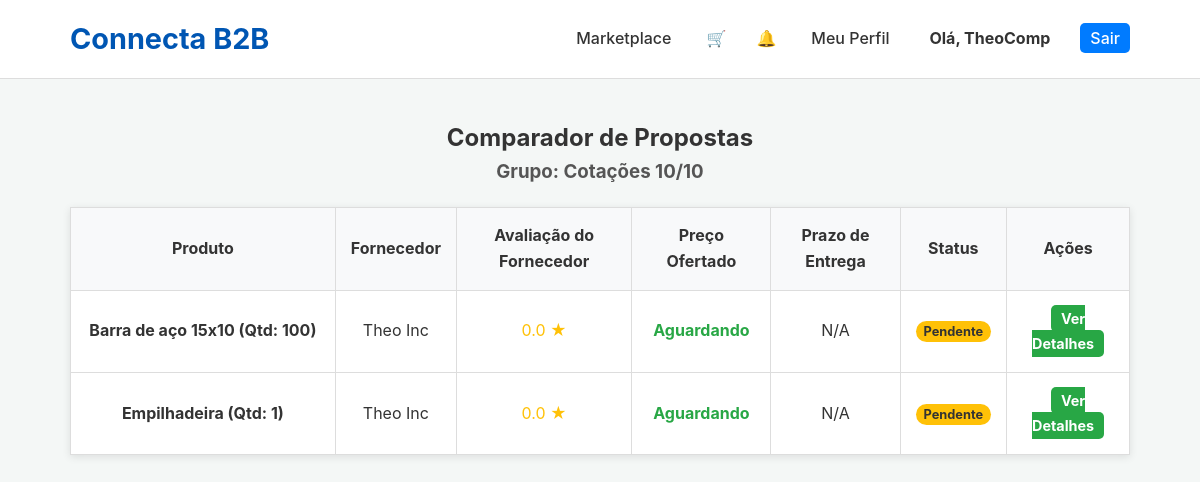
/comparator/2 (signed in), run on the app's committed database.
### app.py (models this page shows, shortened)
class QuoteGroup(db.Model):
    id = db.Column(db.Integer, primary_key=True)
    name = db.Column(db.String(150), nullable=False)
    timestamp = db.Column(db.DateTime, default=datetime.utcnow)
    buyer_id = db.Column(db.Integer, db.ForeignKey('company.id'), nullable=False)
    quotes = db.relationship('QuoteRequest', backref='group', lazy='dynamic')

class QuoteRequest(db.Model):
    id = db.Column(db.Integer, primary_key=True); quantity = db.Column(db.Integer, nullable=False); message = db.Column(db.Text, nullable=True); status = db.Column(db.String(50), nullable=False, default='Pendente'); timestamp = db.Column(db.DateTime, nullable=False, default=datetime.utcnow)
    product_id = db.Column(db.Integer, db.ForeignKey('product.id'), nullable=False); buyer_id = db.Column(db.Integer, db.ForeignKey('company.id'), nullable=False); supplier_id = db.Column(db.Integer, db.ForeignKey('company.id'), nullable=False)
    offered_price = db.Column(db.Float, nullable=True); supplier_message = db.Column(db.Text, nullable=True); response_timestamp = db.Column(db.DateTime, nullable=True)
    attachment_filename = db.Column(db.String(255), nullable=True); delivery_date = db.Column(db.Date, nullable=True)
    group_id = db.Column(db.Integer, db.ForeignKey('quote_group.id'), nullable=True)
    review = db.relationship('Review', backref='quote', uselist=False, cascade="all, delete-orphan")
    chat_messages = db.relationship('ChatMessage', backref='quote', lazy=True, cascade="all, delete-orphan")

class Product(db.Model):
    id = db.Column(db.Integer, primary_key=True); name = db.Column(db.String(100), nullable=False); description = db.Column(db.Text, nullable=False); category = db.Column(db.String(80), nullable=False); base_price = db.Column(db.Float, nullable=True); supplier_id = db.Column(db.Integer, db.ForeignKey('company.id'), nullable=False)
    images = db.relationship('ProductImage', backref='product', lazy=True, cascade="all, delete-orphan")
    quote_requests = db.relationship('QuoteRequest', backref='product', lazy=True, cascade="all, delete-orphan")

class Company(db.Model):
    id = db.Column(db.Integer, primary_key=True); company_name = db.Column(db.String(150), nullable=False); cnpj = db.Column(db.String(18), unique=True, nullable=False); email = db.Column(db.String(150), unique=True, nullable=False); password_hash = db.Column(db.String(256), nullable=False); user_type = db.Column(db.String(50), nullable=False)
    is_verified = db.Column(db.Boolean, default=False); is_admin = db.Column(db.Boolean, default=False); is_active = db.Column(db.Boolean, default=True)
    logo_filename = db.Column(db.String(255), nullable=True); description = db.Column(db.Text, nullable=True); website = db.Column(db.String(255), nullable=True); address = db.Column(db.String(255), nullable=True); certifications = db.Column(db.String(255), nullable=True)
    created_at = db.Column(db.DateTime, default=datetime.utcnow)
    products = db.relationship('Product', backref='supplier', lazy=True, cascade="all, delete-orphan")
    notifications = db.relationship('Notification', foreign_keys='Notification.recipient_id', backref='recipient', lazy=True, cascade="all, delete-orphan")
    reviews_received = db.relationship('Review', foreign_keys='Review.supplier_id', backref='reviewed_supplier', lazy='dynamic')
    sent_quotes = db.relationship('QuoteRequest', foreign_keys='QuoteRequest.buyer_id', backref='buyer', lazy='dynamic')
    received_quotes = db.relationship('QuoteRequest', foreign_keys='QuoteRequest.supplier_id', backref='supplier', lazy='dynamic')
    quote_groups = db.relationship('QuoteGroup', backref='buyer', lazy=True)

### app.py (the view)
@app.route('/comparator/<int:group_id>')
@login_required
def comparator(group_id):
    group = db.session.get(QuoteGroup, group_id)
    if not group or group.buyer_id != session['company_id']:
        flash('Grupo de cotação não encontrado ou não autorizado.', 'error'); return redirect(url_for('dashboard'))
    quotes = QuoteRequest.query.filter_by(group_id=group.id).options(joinedload(QuoteRequest.product), joinedload(QuoteRequest.supplier)).all()
    supplier_ratings = {}
    for quote in quotes:
        if quote.supplier_id not in supplier_ratings:
            avg_rating = db.session.query(func.avg(Review.rating)).filter(Review.supplier_id == quote.supplier_id).scalar() or 0
            supplier_ratings[quote.supplier_id] = avg_rating
    return render_template('comparator.html', group=group, quotes=quotes, supplier_ratings=supplier_ratings)

### app.py (called while the page is built)
def login_required(f):
    @wraps(f)
    def decorated_function(*args, **kwargs):
        if 'company_id' not in session: flash('Você precisa estar logado.', 'error'); return redirect(url_for('login'))
        return f(*args, **kwargs)
    return decorated_function

@app.context_processor
def inject_notifications():
    if 'company_id' in session:
        unread_count = db.session.query(Notification).filter_by(recipient_id=session['company_id'], read=False).count()
        cart_item_count = len(session.get('cart', {})) if session.get('user_type') == 'buyer' else 0
        return dict(unread_notifications=unread_count, cart_item_count=cart_item_count)
    return dict(unread_notifications=0, cart_item_count=0)

### templates/comparator.html (shortened to what this page needs)
<!DOCTYPE html>
<html lang="pt-br">
<head>
    <link rel="stylesheet" href="{{ url_for('static', filename='css/style.css') }}">
</head>
<body>
    <header class="main-header">
        <div class="container">
            <a href="{{ url_for('home') }}" style="text-decoration: none;"><h1 class="logo">Connecta B2B</h1></a>
            <nav class="main-nav">
                <ul>
                    <li><a href="{{ url_for('products') }}">Marketplace</a></li>
                    <li><a href="{{ url_for('view_cart') }}" style="position: relative; padding: 5px;">&#128722; </a></li>
                    <li><a href="{{ url_for('notifications') }}" style="position: relative; padding: 5px;">&#128276; </a></li>
                    <li><a href="{{ url_for('company_profile', company_id=session.company_id) }}">Meu Perfil</a></li>
                    <li><a href="{{ url_for('dashboard') }}"><strong>Olá, {{ session.company_name }}</strong></a></li>
                    <li><a href="{{ url_for('logout') }}" class="login-button">Sair</a></li>
                </ul>
            </nav>
        </div>
    </header>
    <main class="container comparator-container">
        <h2 style="text-align: center;">Comparador de Propostas</h2>
        <h3 style="text-align: center; color: #555;">Grupo: {{ group.name }}</h3>
        <table class="comparator-table">
            <thead>
                <tr>
                    <th class="product-col">Produto</th>
                    <th>Fornecedor</th>
                    <th>Avaliação do Fornecedor</th>
                    <th>Preço Ofertado</th>
                    <th>Prazo de Entrega</th>
                    <th>Status</th>
                    <th>Ações</th>
                </tr>
            </thead>
            <tbody>
                {% for quote in quotes %}
                <tr>
                    <td class="product-col">{{ quote.product.name }} (Qtd: {{ quote.quantity }})</td>
                    <td>{{ quote.supplier.company_name }} {% if quote.supplier.is_verified %}✔{% endif %}</td>
                    <td><span class="rating-stars">{{ "%.1f"|format(supplier_ratings[quote.supplier_id]) }} &#9733;</span></td>
                    <td class="price-val">{% if quote.offered_price %}R$ {{ "%.2f"|format(quote.offered_price) }}{% else %}Aguardando{% endif %}</td>
                    <td>{{ quote.delivery_date.strftime('%d/%m/%Y') if quote.delivery_date else 'N/A' }}</td>
                    <td><span class="status-badge status-{{ quote.status }}">{{ quote.status }}</span></td>
                    <td><a href="{{ url_for('quote_detail', quote_id=quote.id) }}" class="cta-button" style="padding: 5px 10px; font-size: 0.9rem;">Ver Detalhes</a></td>
                </tr>
                {% else %}
                <tr>
                    <td colspan="7">Nenhuma cotação encontrada para este grupo.</td>
                </tr>
                {% endfor %}
            </tbody>
        </table>
    </main>
</body>
</html>

### static/css/style.css (style rules this page uses)
* { margin: 0; padding: 0; box-sizing: border-box; }
body { font-family: -apple-system, BlinkMacSystemFont, 'Segoe UI', Roboto, Helvetica, Arial, sans-serif; line-height: 1.6; background-color: #f4f7f6; color: #333; }
.container { max-width: 1100px; margin: 0 auto; padding: 0 20px; }
.main-header { background-color: #ffffff; padding: 1rem 0; border-bottom: 1px solid #ddd; position: sticky; top: 0; z-index: 1000; }
.main-header .container { display: flex; justify-content: space-between; align-items: center; }
.logo { color: #0056b3; font-size: 1.8rem; font-weight: 700; }
.main-nav ul { list-style-type: none; display: flex; gap: 20px; }
.main-nav a { text-decoration: none; color: #333; font-weight: 500; padding: 5px 10px; transition: color 0.3s ease; }
.login-button { background-color: #007bff; color: #ffffff !important; border-radius: 5px; padding: 8px 15px; transition: background-color 0.3s ease; }
.cta-button { background-color: #28a745; color: #ffffff; padding: 15px 30px; font-size: 1.1rem; font-weight: bold; text-decoration: none; border-radius: 5px; transition: background-color 0.3s ease; }

### templates/comparator.html (style rules this page uses)
.comparator-container { padding: 40px 20px; }
.comparator-table { width: 100%; border-collapse: collapse; margin-top: 20px; background-color: #fff; box-shadow: 0 2px 8px rgba(0,0,0,0.1); }
.comparator-table th, .comparator-table td { padding: 15px; border: 1px solid #ddd; text-align: center; }
.comparator-table th { background-color: #f8f9fa; }
.product-col { text-align: left; font-weight: bold; width: 25%; }
.price-val { font-weight: bold; color: #28a745; }
.status-badge { padding: 3px 8px; font-size: 0.8rem; border-radius: 12px; color: #fff; font-weight: bold; }
.status-Pendente { background-color: #ffc107; color: #333; }
.rating-stars { color: #ffc107; }

### data on the page
QuoteGroup: name "Cotações 10/10"
QuoteRequest: product.name "Barra de aço 15x10", quantity "100", supplier.company_name "Theo Inc", supplier_ratings "0.0", shows "Aguardando", delivery_date "N/A", status "Pendente"
QuoteRequest: product.name "Empilhadeira", quantity "1", supplier.company_name "Theo Inc", supplier_ratings "0.0", shows "Aguardando", delivery_date "N/A", status "Pendente"

### other printed values
{{ session.company_name }} "TheoComp"
